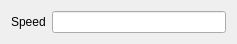
<?xml version="1.0" encoding="UTF-8"?>
<ui version="4.0">
 <class>PlatformDetails</class>
 <widget class="QWidget" name="PlatformDetails">
  <property name="geometry">
   <rect>
    <x>0</x>
    <y>0</y>
    <width>237</width>
    <height>40</height>
   </rect>
  </property>
  <property name="windowTitle">
   <string>Form</string>
  </property>
  <layout class="QFormLayout" name="formLayout">
   <item row="0" column="0">
    <widget class="QLabel" name="speedLabel">
     <property name="text">
      <string>Speed</string>
     </property>
    </widget>
   </item>
   <item row="0" column="1">
    <widget class="QLineEdit" name="speedLineEdit"/>
   </item>
  </layout>
 </widget>
 <resources/>
 <connections/>
</ui>
